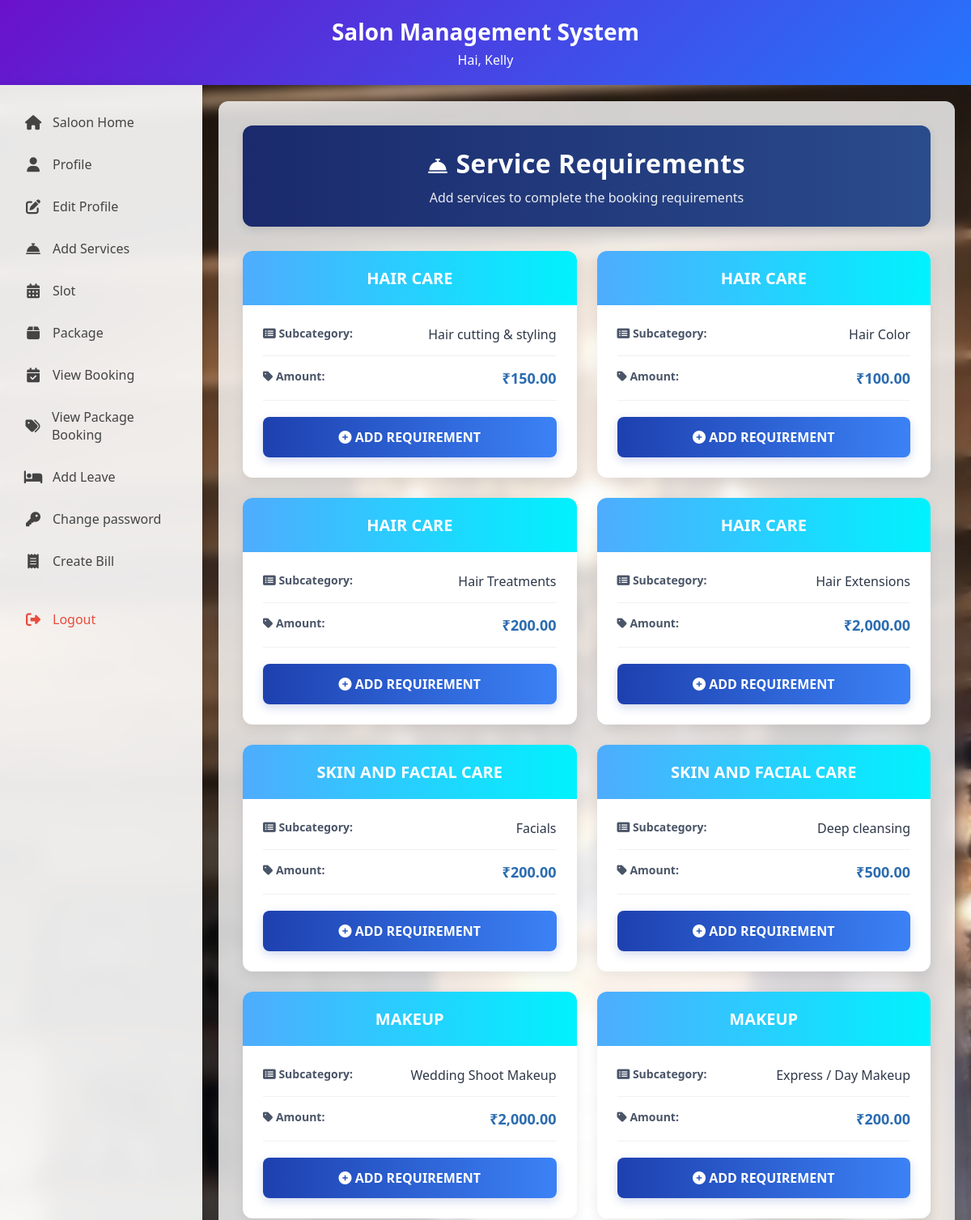
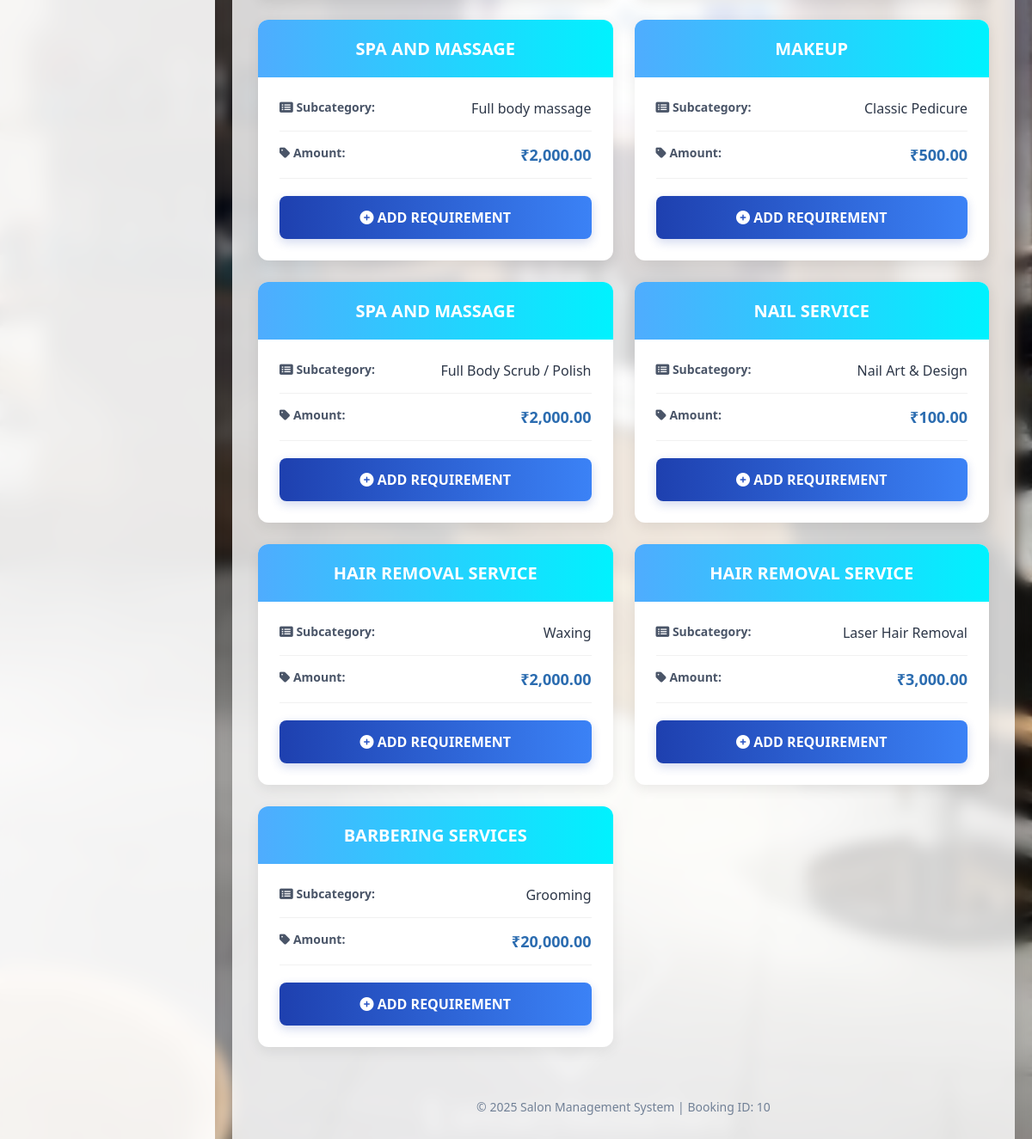
The app's page /Saloon/Requirements.php?bid=10 (signed in) with its own data (2 pictures, top to bottom).
### tables this page shows
CREATE TABLE `tbl_saloon` (
  `saloon_id` int(11) NOT NULL,
  `saloon_name` varchar(30) NOT NULL,
  `saloon_email` varchar(100) NOT NULL,
  `saloon_contact` varchar(30) NOT NULL,
  `saloon_password` varchar(30) NOT NULL,
  `saloon_address` varchar(40) NOT NULL,
  `saloon_logo` varchar(100) NOT NULL,
  `saloon_proof` varchar(100) NOT NULL,
  `saloon_status` int(11) NOT NULL DEFAULT 0,
  `place_id` int(11) NOT NULL,
  `saloon_ownername` varchar(30) NOT NULL,
  `saloon_gstno` varchar(100) NOT NULL,
  `saloon_doj` date NOT NULL,
  `saloon_reason` varchar(200) NOT NULL
);

CREATE TABLE `tbl_salooncategory` (
  `salooncategory_id` int(11) NOT NULL,
  `salooncategory_amount` int(11) NOT NULL,
  `subcategory_id` int(11) NOT NULL,
  `saloon_id` int(11) NOT NULL
);

CREATE TABLE `tbl_category` (
  `category_id` int(11) NOT NULL,
  `category_name` varchar(40) NOT NULL,
  `category_status` int(11) NOT NULL DEFAULT 1
);

CREATE TABLE `tbl_subcategory` (
  `subcat_id` int(11) NOT NULL,
  `subcat_name` varchar(40) NOT NULL,
  `category_id` int(11) NOT NULL,
  `subcategory_status` int(11) NOT NULL DEFAULT 1
);

### Saloon/Requirements.php (the view, shortened to what this page needs)
<?php
include("../Assets/Connection/Connection.php");
		?>
		<?php
$select="select * from tbl_saloon where saloon_id='".$_SESSION['sid']."'";
$res=$con->query($select);
$saloonData=$res->fetch_assoc();
?>
<!DOCTYPE html PUBLIC "-//W3C//DTD XHTML 1.0 Transitional//EN" "http://www.w3.org/TR/xhtml1/DTD/xhtml1-transitional.dtd">
<html xmlns="http://www.w3.org/1999/xhtml">
<head>
<link rel="stylesheet" href="https://cdnjs.cloudflare.com/ajax/libs/font-awesome/6.4.0/css/all.min.css">
</head>
<body>
    <div class="header">
        <h1 class="welcome">Salon Management System</h1>
        <p>Hai, <?php echo $saloonData['saloon_name']; ?></p>
    </div>
    <div class="container">
        <div class="sidebar">
            <?php
            $currentPage = basename($_SERVER['PHP_SELF']);
            ?>
            <a href="Saloonhome.php" class="nav-item <?php echo $currentPage == 'Saloonhome.php' ? 'active' : ''; ?>">
                <i class="fas fa-home"></i> Saloon Home
            </a>
            <a href="Profile.php" class="nav-item <?php echo $currentPage == 'Profile.php' ? 'active' : ''; ?>">
                <i class="fas fa-user"></i> Profile
            </a>
            <a href="Editprofile.php" class="nav-item <?php echo $currentPage == 'Editprofile.php' ? 'active' : ''; ?>">
                <i class="fas fa-edit"></i> Edit Profile
            </a>
            <a href="Addservices.php" class="nav-item <?php echo $currentPage == 'Addservices.php' ? 'active' : ''; ?>">
                <i class="fas fa-concierge-bell"></i> Add Services
            </a>
            <a href="Slot.php" class="nav-item <?php echo $currentPage == 'Slot.php' ? 'active' : ''; ?>">
                <i class="fas fa-calendar-alt"></i> Slot
            </a>
            <a href="Package.php" class="nav-item <?php echo $currentPage == 'Package.php' ? 'active' : ''; ?>">
                <i class="fas fa-box"></i> Package
            </a>
            <a href="Viewbooking.php" class="nav-item <?php echo $currentPage == 'Viewbooking.php' ? 'active' : ''; ?>">
                <i class="fas fa-calendar-check"></i> View Booking
            </a>
            <a href="Viewpackagebooking.php" class="nav-item <?php echo $currentPage == 'Viewpackagebooking.php' ? 'active' : ''; ?>">
                <i class="fas fa-tags"></i> View Package Booking
            </a>
            <a href="Addleave.php" class="nav-item <?php echo $currentPage == 'Addleave.php' ? 'active' : ''; ?>">
                <i class="fas fa-bed"></i> Add Leave
            </a>
            <a href="changepsswd.php" class="nav-item <?php echo $currentPage == 'changepsswd.php' ? 'active' : ''; ?>">
                <i class="fas fa-key"></i> Change password
            </a>
            <a href="CreateBill.php" class="nav-item <?php echo $currentPage == 'CreateBill.php' ? 'active' : ''; ?>">
                <i class="fas fa-receipt"></i> Create Bill
            </a>
            <a href="../Logout.php" class="nav-item logout">
                <i class="fas fa-sign-out-alt"></i> Logout
            </a>
        </div>
        <div class="content-area">
            <div class="page-header">
                <h1><i class="fas fa-concierge-bell icon"></i>Service Requirements</h1>
                <p>Add services to complete the booking requirements</p>
            </div>
            <div class="dashboard">
                <?php
                $sel="select * from tbl_salooncategory s inner join tbl_subcategory b on s.subcategory_id=b.subcat_id inner join tbl_category c on b.category_id=c.category_id where saloon_id='".$_SESSION['sid']."'";
                $row = $con->query($sel);
                if($row->num_rows > 0) {
                    while($data = $row->fetch_assoc())
                    {
                ?>
                    <div class="card">
                        <div class="card-header">
                            <h3><?php echo $data["category_name"]; ?></h3>
                        </div>
                        <div class="card-body">
                            <div class="detail-row">
                                <span class="detail-label"><i class="fas fa-list-alt"></i> Subcategory:</span>
                                <span class="detail-value"><?php echo $data["subcat_name"]; ?></span>
                            </div>
                            <div class="detail-row">
                                <span class="detail-label"><i class="fas fa-tag"></i> Amount:</span>
                                <span class="detail-value price">₹<?php echo number_format($data["salooncategory_amount"], 2); ?></span>
                            </div>
                            <a href="Requirements.php?addid=<?php echo $data['salooncategory_id'] ?>&bid=<?php echo $_GET['bid']?>" class="action-btn">
                                <i class="fas fa-plus-circle"></i> ADD REQUIREMENT
                            </a>
                        </div>
                    </div>
                <?php
                    }
                }
                ?>
            </div>
            <div class="footer">
                <p>&copy; <?php echo date('Y'); ?> Salon Management System | Booking ID: <?php echo $_GET['bid']; ?></p>
            </div>
        </div>
    </div>
</body>
</html>

### Saloon/Requirements.php (style rules this page uses)
* { margin: 0; padding: 0; box-sizing: border-box; font-family: 'Segoe UI', Tahoma, Geneva, Verdana, sans-serif; }
body { background-image: url("../Assets/Templates/Images/salon bg image.jpg"); background-size: cover; background-position: center; margin: 0; padding: 0; color: #333; min-height: 100vh; display: flex; flex-direction: column; }
body::before { content: ""; position: fixed; top: 0; left: 0; right: 0; bottom: 0; background-image: url("../Assets/Templates/Images/salon bg image.jpg"); background-size: cover; background-position: center; filter: blur(8px); z-index: -1; }
.header { background: linear-gradient(135deg, #6a11cb 0%, #2575fc 100%); color: white; padding: 20px; text-align: center; box-shadow: 0 4px 12px rgba(0, 0, 0, 0.1); }
.welcome { font-size: 28px; font-weight: 600; margin-bottom: 5px; }
.container { display: flex; flex: 1; }
.sidebar { width: 250px; background: rgba(255, 255, 255, 0.9); backdrop-filter: blur(10px); padding: 20px 0; box-shadow: 2px 0 10px rgba(0, 0, 0, 0.1); }
.nav-item { display: flex; align-items: center; padding: 15px 25px; color: #444; text-decoration: none; font-weight: 500; transition: all 0.3s ease; border-left: 4px solid transparent; }
.nav-item i { margin-right: 12px; font-size: 18px; width: 24px; text-align: center; }
.nav-item.logout { margin-top: 20px; color: #e74c3c; }
.content-area { flex: 1; padding: 30px; background: rgba(255, 255, 255, 0.8); backdrop-filter: blur(5px); margin: 20px; border-radius: 12px; box-shadow: 0 5px 15px rgba(0, 0, 0, 0.08); overflow-y: auto; }
.page-header { background: linear-gradient(90deg, #1a2a6c 0%, #2a4b8c 100%); color: white; text-align: center; padding: 25px 20px; border-radius: 12px; margin-bottom: 30px; box-shadow: 0 4px 12px rgba(0, 0, 0, 0.1); }
.page-header h1 { font-size: 32px; font-weight: 600; letter-spacing: 0.5px; margin-bottom: 10px; }
.page-header p { font-size: 16px; opacity: 0.9; max-width: 600px; margin: 0 auto; }
.dashboard { display: grid; grid-template-columns: repeat(auto-fill, minmax(320px, 1fr)); gap: 25px; margin-bottom: 40px; }
.card { background: white; border-radius: 12px; overflow: hidden; transition: transform 0.3s, box-shadow 0.3s; box-shadow: 0 5px 15px rgba(0, 0, 0, 0.08); }
.card-header { background: linear-gradient(90deg, #4facfe 0%, #00f2fe 100%); color: white; padding: 20px; text-align: center; }
.card-header h3 { font-size: 20px; font-weight: 600; margin: 0; }
.card-body { padding: 25px; }
.detail-row { display: flex; justify-content: space-between; margin-bottom: 15px; padding-bottom: 15px; border-bottom: 1px solid #f1f1f1; }
.detail-label { font-weight: 600; color: #4a5568; font-size: 14px; }
.detail-value { color: #2d3748; font-weight: 500; text-align: right; }
.price { font-size: 18px; font-weight: 700; color: #2b6cb0; }
.action-btn { display: block; background: linear-gradient(90deg, #1e40af 0%, #3b82f6 100%); color: white; text-decoration: none; padding: 14px 20px; border-radius: 8px; font-size: 16px; font-weight: 600; transition: all 0.3s; text-align: center; margin-top: 20px; box-shadow: 0 4px 12px rgba(30, 64, 175, 0.2); }
.icon { font-size: 24px; margin-right: 10px; vertical-align: middle; }
.footer { text-align: center; margin-top: 40px; padding: 20px; color: #718096; font-size: 14px; }

### records on screen
tbl_saloon: saloon_name "Kelly"
tbl_salooncategory: tbl_category.category_name "HAIR CARE", subcategory.subcat_name "Hair cutting & styling", salooncategory_amount "150.00"
tbl_salooncategory: tbl_category.category_name "HAIR CARE", subcategory.subcat_name "Hair Color", salooncategory_amount "100.00"
tbl_salooncategory: tbl_category.category_name "HAIR CARE", subcategory.subcat_name "Hair Treatments", salooncategory_amount "200.00"
tbl_salooncategory: tbl_category.category_name "HAIR CARE", subcategory.subcat_name "Hair Extensions", salooncategory_amount "2,000.00"
tbl_salooncategory: tbl_category.category_name "SKIN AND FACIAL CARE", subcategory.subcat_name "Facials", salooncategory_amount "200.00"
tbl_salooncategory: tbl_category.category_name "SKIN AND FACIAL CARE", subcategory.subcat_name "Deep cleansing", salooncategory_amount "500.00"
tbl_salooncategory: tbl_category.category_name "MAKEUP", subcategory.subcat_name "Wedding Shoot Makeup", salooncategory_amount "2,000.00"
tbl_salooncategory: tbl_category.category_name "MAKEUP", subcategory.subcat_name "Express / Day Makeup", salooncategory_amount "200.00"
tbl_salooncategory: tbl_category.category_name "SPA AND MASSAGE", subcategory.subcat_name "Full body massage", salooncategory_amount "2,000.00"
tbl_salooncategory: tbl_category.category_name "MAKEUP", subcategory.subcat_name "Classic Pedicure", salooncategory_amount "500.00"
tbl_salooncategory: tbl_category.category_name "SPA AND MASSAGE", subcategory.subcat_name "Full Body Scrub / Polish", salooncategory_amount "2,000.00"
tbl_salooncategory: tbl_category.category_name "NAIL SERVICE", subcategory.subcat_name "Nail Art & Design", salooncategory_amount "100.00"
tbl_salooncategory: tbl_category.category_name "HAIR REMOVAL SERVICE", subcategory.subcat_name "Waxing", salooncategory_amount "2,000.00"
tbl_salooncategory: tbl_category.category_name "HAIR REMOVAL SERVICE", subcategory.subcat_name "Laser Hair Removal", salooncategory_amount "3,000.00"
tbl_salooncategory: tbl_category.category_name "BARBERING SERVICES", subcategory.subcat_name "Grooming", salooncategory_amount "20,000.00"

### other values on screen
$_GET['bid'] "10"
